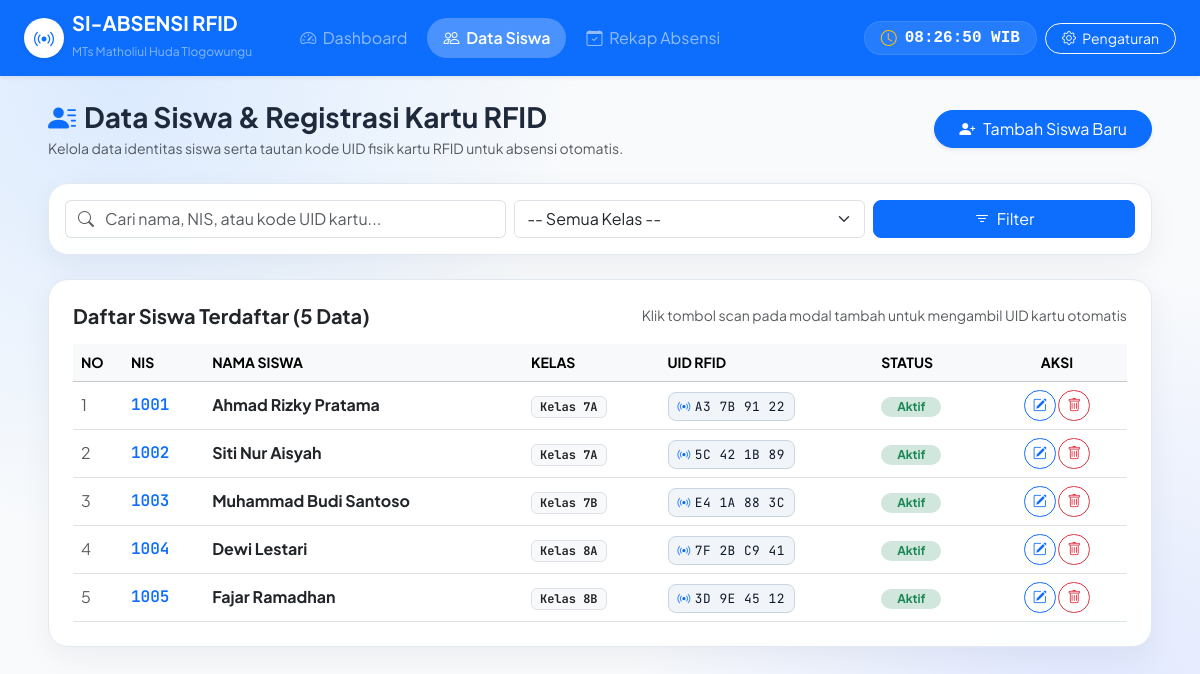
The app's page /siswa.php with its own data.
### tables this page shows
CREATE TABLE IF NOT EXISTS siswa (
    id INT AUTO_INCREMENT PRIMARY KEY,
    nis VARCHAR(30) NOT NULL UNIQUE,
    nama VARCHAR(100) NOT NULL,
    kelas VARCHAR(20) NOT NULL,
    uid_rfid VARCHAR(50) NOT NULL,
    status ENUM('aktif', 'nonaktif') DEFAULT 'aktif',
    created_at TIMESTAMP DEFAULT CURRENT_TIMESTAMP
);

### siswa.php (the view, shortened to what this page needs)
<?php
require_once "koneksi.php";
$search = isset($_GET['search']) ? mysqli_real_escape_string($conn, trim($_GET['search'])) : '';
$where = "WHERE 1=1";
$query = mysqli_query($conn, "
    SELECT *
    FROM siswa
    $where
    ORDER BY kelas ASC, nama ASC
");
?>
<!DOCTYPE html>
<html lang="id">
<head>
    <link href="https://cdn.jsdelivr.net/npm/bootstrap@5.3.3/dist/css/bootstrap.min.css" rel="stylesheet">
    <link href="https://cdn.jsdelivr.net/npm/bootstrap-icons@1.11.3/font/bootstrap-icons.min.css" rel="stylesheet">
</head>
<body>
<?php include "navbar.php"; ?>
<div class="container-fluid px-3 px-lg-5 py-4">
    <div class="d-flex flex-column flex-md-row justify-content-between align-items-md-center gap-3 mb-4">
        <div>
            <h3 class="fw-bold mb-1 text-primary-dark">
                <i class="bi bi-person-lines-fill text-primary me-2"></i>Data Siswa & Registrasi Kartu RFID
            </h3>
            <p class="text-muted mb-0 small">
                Kelola data identitas siswa serta tautan kode UID fisik kartu RFID untuk absensi otomatis.
            </p>
        </div>
        <div class="d-flex align-items-center gap-2">
            <button type="button" class="btn btn-primary rounded-pill px-4 shadow-sm d-flex align-items-center gap-2" data-bs-toggle="modal" data-bs-target="#modalTambahSiswa">
                <i class="bi bi-person-plus-fill"></i>
                <span>Tambah Siswa Baru</span>
            </button>
        </div>
    </div>
    <div class="card card-custom p-3 mb-4">
        <form method="GET" action="siswa.php" class="row g-2 align-items-center">
            <div class="col-md-5">
                <div class="input-group">
                    <span class="input-group-text bg-white border-end-0 text-muted"><i class="bi bi-search"></i></span>
                    <input type="text" name="search" class="form-control border-start-0 ps-0" placeholder="Cari nama, NIS, atau kode UID kartu..." value="<?= htmlspecialchars($search) ?>">
                </div>
            </div>
            <div class="col-md-4">
                <select name="kelas" class="form-select" onchange="this.form.submit()">
                    <option value="">-- Semua Kelas --</option>
                </select>
            </div>
            <div class="col-md-3 d-flex gap-2">
                <button type="submit" class="btn btn-primary rounded-3 w-100">
                    <i class="bi bi-filter me-1"></i> Filter
                </button>
            </div>
        </form>
    </div>
    <div class="card card-custom p-4">
        <div class="d-flex justify-content-between align-items-center mb-3">
            <h5 class="fw-bold mb-0 text-dark">
                Daftar Siswa Terdaftar (<?= mysqli_num_rows($query) ?> Data)
            </h5>
            <div class="text-muted small">
                Klik tombol scan pada modal tambah untuk mengambil UID kartu otomatis
            </div>
        </div>
        <div class="table-responsive">
            <table class="table table-hover align-middle mb-0">
                <thead class="table-light">
                    <tr class="small text-uppercase text-muted">
                        <th style="width: 50px;">No</th>
                        <th>NIS</th>
                        <th>Nama Siswa</th>
                        <th>Kelas</th>
                        <th>UID RFID</th>
                        <th>Status</th>
                        <th class="text-center" style="width: 140px;">Aksi</th>
                    </tr>
                </thead>
                <tbody>
                    <?php
                    $no = 1;
                    if (mysqli_num_rows($query) == 0):
                    ?>
                        <tr>
                            <td colspan="7" class="text-center py-4 text-muted">
                                <i class="bi bi-search me-1"></i> Tidak ada data siswa yang cocok dengan filter.
                            </td>
                        </tr>
                    <?php
                    else:
                        while ($row = mysqli_fetch_assoc($query)):
                    ?>
                        <tr>
                            <td class="text-muted"><?= $no++ ?></td>
                            <td class="font-mono fw-semibold text-primary"><?= htmlspecialchars($row['nis']) ?></td>
                            <td>
                                <strong class="text-dark"><?= htmlspecialchars($row['nama']) ?></strong>
                            </td>
                            <td>
                                <span class="badge bg-light text-dark border px-2 py-1 font-mono">Kelas <?= htmlspecialchars($row['kelas']) ?></span>
                            </td>
                            <td>
                                <span class="badge-uid font-mono">
                                    <i class="bi bi-broadcast me-1 text-primary"></i><?= htmlspecialchars($row['uid_rfid']) ?>
                                </span>
                            </td>
                            <td>
                                <?php if ($row['status'] === 'aktif'): ?>
                                    <span class="badge bg-success-subtle text-success px-3 py-1 rounded-pill">Aktif</span>
                                <?php else: ?>
                                    <span class="badge bg-danger-subtle text-danger px-3 py-1 rounded-pill">Nonaktif</span>
                                <?php endif; ?>
                            </td>
                            <td class="text-center">
                                <button type="button" class="btn btn-sm btn-outline-primary rounded-pill px-2 py-1" onclick='editSiswa(<?= json_encode($row) ?>)' title="Edit Siswa">
                                    <i class="bi bi-pencil-square"></i>
                                </button>
                                <a href="proses_siswa.php?aksi=hapus&id=<?= $row['id'] ?>" class="btn btn-sm btn-outline-danger rounded-pill px-2 py-1" onclick="return confirm('Apakah Anda yakin ingin menghapus data siswa <?= htmlspecialchars(addslashes($row['nama'])) ?>? Seluruh riwayat absensinya juga akan dihapus.')" title="Hapus Siswa">
                                    <i class="bi bi-trash"></i>
                                </a>
                            </td>
                        </tr>
                    <?php
                        endwhile;
                    endif;
                    ?>
                </tbody>
            </table>
        </div>
    </div>
</div>
</body>
</html>

### navbar.php (shortened to what this page needs)
<?php
$current_page = basename($_SERVER['PHP_SELF']);
?>
<nav class="navbar navbar-expand-lg navbar-dark bg-primary shadow-sm sticky-top">
  <div class="container-fluid px-3 px-lg-4">
    <a class="navbar-brand d-flex align-items-center gap-2 fw-bold" href="index.php">
      <div class="bg-white text-primary rounded-circle d-flex align-items-center justify-content-center shadow-sm" style="width: 40px; height: 40px;">
        <i class="bi bi-broadcast fs-5 text-primary"></i>
      </div>
      <div>
        <span class="d-block lh-1 fs-5">SI-ABSENSI RFID</span>
        <small class="text-white-50 fw-normal" style="font-size: 0.75rem;">MTs Matholiul Huda Tlogowungu</small>
      </div>
    </a>
    <div class="collapse navbar-collapse" id="navContent">
      <ul class="navbar-nav me-auto mb-2 mb-lg-0 ms-lg-3 gap-1">
        <li class="nav-item">
          <a class="nav-link px-3 <?= ($current_page == 'index.php') ? 'active fw-semibold bg-white bg-opacity-25 rounded-pill' : '' ?>" href="index.php">
            <i class="bi bi-speedometer2 me-1"></i> Dashboard
          </a>
        </li>
        <li class="nav-item">
          <a class="nav-link px-3 <?= ($current_page == 'siswa.php') ? 'active fw-semibold bg-white bg-opacity-25 rounded-pill' : '' ?>" href="siswa.php">
            <i class="bi bi-people me-1"></i> Data Siswa
          </a>
        </li>
        <li class="nav-item">
          <a class="nav-link px-3 <?= ($current_page == 'absensi.php') ? 'active fw-semibold bg-white bg-opacity-25 rounded-pill' : '' ?>" href="absensi.php">
            <i class="bi bi-calendar-check me-1"></i> Rekap Absensi
          </a>
        </li>
      </ul>
      <div class="d-flex align-items-center gap-2 text-white flex-wrap">
        <div class="d-none d-md-flex align-items-center gap-2 bg-white bg-opacity-10 px-3 py-1 rounded-pill border border-white border-opacity-10">
          <i class="bi bi-clock text-warning"></i>
          <span id="liveClock" class="fw-semibold font-monospace">--:--:--</span>
        </div>
        <button class="btn btn-sm btn-outline-light rounded-pill px-3" data-bs-toggle="modal" data-bs-target="#settingModal" title="Pengaturan Jam Masuk">
          <i class="bi bi-gear me-1"></i> Pengaturan
        </button>
      </div>
    </div>
  </div>
</nav>

### siswa.php (style rules this page uses)
:root { --primary: #2563eb; --primary-dark: #1d4ed8; --font-family: 'Plus Jakarta Sans', sans-serif; --font-mono: 'JetBrains Mono', monospace; }
body { font-family: var(--font-family); background: radial-gradient(circle at 10% 10%, #dbeafe 0%, transparent 35%), radial-gradient(circle at 90% 90%, #e0e7ff 0%, transparent 35%), #f8fafc; color: #1e293b; min-height: 100vh; }
.card-custom { border: 1px solid #e2e8f0; border-radius: 20px; background: rgba(255, 255, 255, 0.98); box-shadow: 0 10px 30px rgba(15, 23, 42, 0.05); }
.font-mono { font-family: var(--font-mono); }
.badge-uid { background-color: #f1f5f9; color: #0f172a; border: 1px solid #cbd5e1; padding: 5px 9px; border-radius: 8px; font-size: 0.8rem; letter-spacing: 0.5px; }

### records on screen
siswa: nis "1001", nama "Ahmad Rizky Pratama", kelas "7A", uid_rfid "A3 7B 91 22", status "Aktif"
siswa: nis "1002", nama "Siti Nur Aisyah", kelas "7A", uid_rfid "5C 42 1B 89", status "Aktif"
siswa: nis "1003", nama "Muhammad Budi Santoso", kelas "7B", uid_rfid "E4 1A 88 3C", status "Aktif"
siswa: nis "1004", nama "Dewi Lestari", kelas "8A", uid_rfid "7F 2B C9 41", status "Aktif"
siswa: nis "1005", nama "Fajar Ramadhan", kelas "8B", uid_rfid "3D 9E 45 12", status "Aktif"

### other values on screen
mysqli_num_rows($query) "5"
